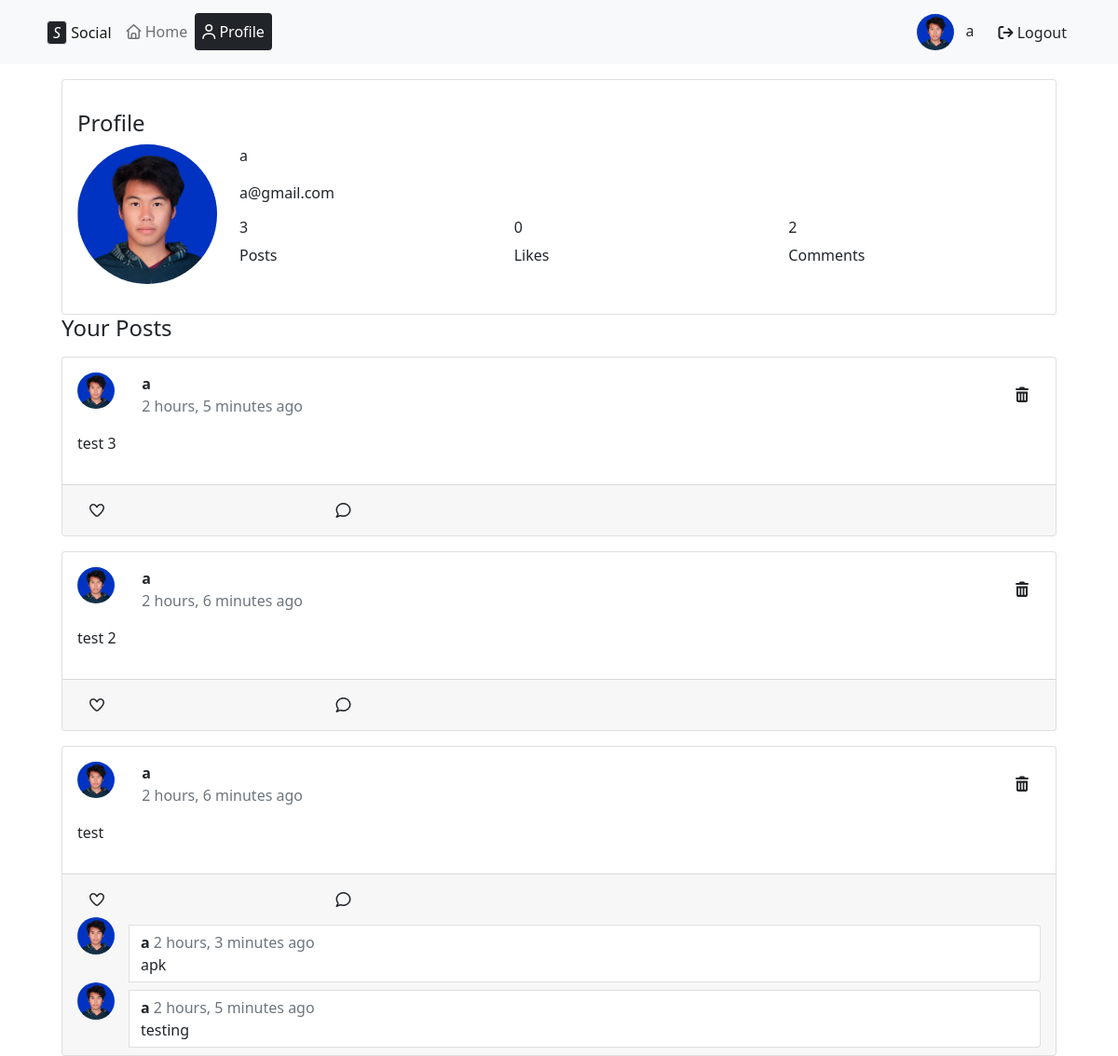
Page /profile/ (signed in) on the earlier database version.
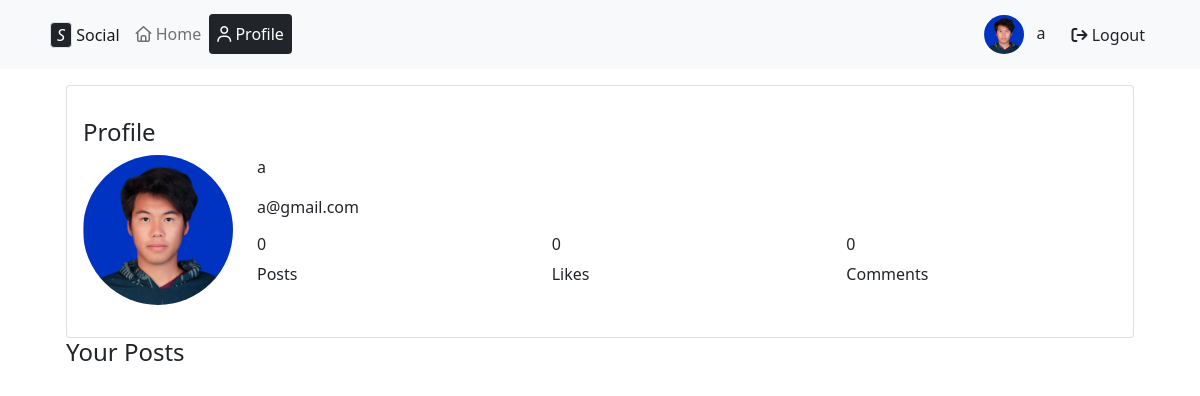
Same page on the later database version.
### project/models.py (models this page shows, shortened)
class Profile(models.Model):
    user = models.OneToOneField(User, on_delete=models.CASCADE, related_name='info')
    profile = models.ImageField(upload_to='profiles/', blank=True, null=True)

class Post(models.Model):
    user = models.ForeignKey(User, on_delete=models.CASCADE, related_name='posts')
    description = models.TextField()
    image = models.ImageField(upload_to='post/images', blank=True, null=True)
    video = models.FileField(upload_to='post/videos', blank=True, null=True)
    date = models.DateTimeField(auto_now=True)
    @property
    def post_get_likes(self):
        return self.likes.filter(is_like=True)
    @property
    def post_get_comments(self):
        return self.comments.all().order_by('-date')

class Comment(models.Model):
    user = models.ForeignKey(User, on_delete=models.CASCADE, related_name='comments')
    post = models.ForeignKey(Post, on_delete=models.CASCADE, related_name='comments')
    comment= models.TextField()
    date = models.DateTimeField(auto_now=True)

### project/views.py (the view)
# urls.py: path('profile/', views.profile_view, name="profile-view"),
@login_required
def profile_view(request):
    posts = Post.objects.filter(user=request.user).annotate(
    liked_by_user=Count(
        'likes',
        filter=Q(likes__user=request.user, likes__is_like=True)
    )
).order_by('-date')
    total_likes = sum(p.likes.count() for p in posts)
    total_comments = sum(p.comments.count() for p in posts)
    return render(request, 'profile/index.html', context={"posts": posts, "total_likes": total_likes, "total_comments": total_comments,})

### project/templatetags/nav_tags.py (called while the page is built)
@register.simple_tag(takes_context=True)
def url_name_in(context, *names):
    try:
        current = context['request'].resolver_match.url_name
        return current in names
    except (AttributeError, KeyError):
        return False

### project/templates/profile/index.html (shortened to what this page needs)
{% extends 'base.html' %}
{% load static %}
{% block content %}
<div class="container">
    <div class="card mx-4 mt-3 py-3">
        <div class="card-body">
            <h4>Profile</h4>
            <div class="row">
                <div class="col-auto">
                    {% if not request.user.info.profile %}
                    <img src="{% static 'logo/profile_logo.png' %}" class="rounded-circle" width="150" height="150" alt="Profile">
                    {% else %}
                    <img src="{{ request.user.info.profile.url }}" class="rounded-circle" width="150" height="150" alt="Profile">
                    {% endif %}
                </div>
                <div class="col">
                    <p>{{ request.user.username }}</p>
                    <p>{{ request.user.email }}</p>
                    <div class="row">
                        <div class="col">
                            <h6>{{request.user.posts.count}}</h6>
                            <p>Posts</p>
                        </div>
                        <div class="col">
                            <h6>{{ total_likes }}</h6>
                            <p>Likes</p>
                        </div>
                        <div class="col">
                            <h6>{{ total_comments }}</h6>
                            <p>Comments</p>
                        </div>
                    </div>
                </div>
            </div>
        </div>
    </div>
    <h4 class="mx-4">Your Posts</h4>
    {% for post in posts %}
    <div class="card mx-4 mt-3">
        <div class="card-titile mx-3 mt-3">
            <div class="d-flex justify-content-between align-items-center">
                <div class="row">
                    <div class="col-3">
                        {% if post.user.info.profile %}
                        <img src="{{ post.user.info.profile.url }}" width="40" class="rounded-circle me-3">
                        {% else %}
                        <img src="{% static 'logo/profile_logo.png' %}" class="rounded-circle me-2" width="40">
                        {% endif %}
                    </div>
                    <div class="col"><strong>{{ post.user.username}}</strong>
                        <br><span class="text-secondary">{{ post.date|timesince }} ago</span>
                    </div>
                </div>
                {% if request.user == post.user %}
                <a href="{% url 'website:profile-post-delete' post.id %}" class="btn"><i class="fa-solid fa-trash-can"></i></a>
                {% endif %}
            </div>
        </div>
        <div class="card-body">
            <p>{{ post.description}}</p>
        </div>
        <div class="card-footer">
            <div class="row">
                <div class="col-3">
                    <a class="btn" {% if request.user.is_authenticated %} hx-get="{% url 'website:profile-like-view' post.id %}"  hx-target="#post-card-{{post.id}}" hx-swap="outerHTML" {% endif %}>
                        {% if post.liked_by_user %}
                        <i class="fa-solid fa-heart text-danger"></i>
                        {% else %}
                        <i class="fa-regular fa-heart"></i>
                        {% endif %}
                    </a>
                </div>
                <div class="col-2"><a class="btn {% if request.user.is_authenticated %} comment_btn {% endif %}"><i class="fa-regular fa-comment"></i></a></div>
            </div>
            <div class="comment-section" id="post-card-{{post.id}}">
                <div class="comments-container">
            {% for comment in post.post_get_comments %}
            <div class="input-group">
                    {% if comment.user.info.profile %}
                        <img src="{{ comment.user.info.profile.url }}" width="40" height="40" class="rounded-circle me-3">
                        {% else %}
                        <img src="{% static 'logo/profile_logo.png' %}" width="40" height="40" class="rounded-circle me-3">
                        {% endif %}
                    <div class="card mt-2 form-control">
                        <div >
                            <strong>{{comment.user.username}} </strong><span class="text-secondary">{{ comment.date|timesince }} ago</span><br>
                            {{ comment.comment }}
                        </div>
                    </div>
                    </div>
                {% endfor %}
                </div>
            </div>
        </div>
    </div>
    {% endfor %}
</div>
{% endblock %}

### project/templates/base.html (shortened to what this page needs)
{% load static %}
<!DOCTYPE html>
<html lang="en">
<head>
    <link href="{% static 'css/bootstrap.min.css' %}" rel="stylesheet">
    <link rel="stylesheet" href="{% static 'css/style.css' %}">
    <link rel="stylesheet" href="{% static 'css/all.min.css' %}">
</head>
<body>
    {% include 'base/header.html' %}
    {% block content%}
    {% endblock %}
</body>
</html>

### project/templates/base/header.html (shortened to what this page needs)
{% load static %}
{% load nav_tags %}
{% url_name_in 'index' as is_index_page %}
{% url_name_in 'profile-view' as is_profile_page %}
<nav class="navbar navbar-expand-lg navbar-light bg-light">
    <div class="container">
        <div class="collapse navbar-collapse" id="navbarTogglerDemo01">
            <ul class="navbar-nav me-auto mb-2 mb-lg-0">
                <li class="nav-item">
                    <a class="nav-link active" aria-current="page" href="{% url 'website:index' %}">
                         <span class="icon-span bg-dark rounded border d-inline-flex justify-content-center align-items-center">
                            <div style="width: 20px" class="text-center"><i class="fa-light fa-s text-white"></i></div>
                        </span> Social</a>
                </li>
                <li class="nav-item">
                    <a class="nav-link {% if is_index_page %}bg-dark text-white rounded {% endif %}" aria-current="page" href="{% url 'website:index' %}"><i class="fa-regular fa-house"></i> Home</a>
                </li>
                {% if request.user.is_authenticated %}
                <li class="nav-item">
                    <a class="nav-link {% if is_profile_page %}bg-dark text-white rounded {% endif %}" href="{% url 'website:profile-view' %}"><i class="fa-regular fa-user"></i> Profile</a>
                </li>
                {% endif %}
            </ul>
            <ul class="navbar-nav ms-auto mb-2 mb-lg-0">
                {% if not request.user.is_authenticated %}
                <li class="nav-item me-2">
                    <a class="btn btn-outline-primary" href="{% url 'website:login-view' %}">Login</a>
                </li>
                <li class="nav-item">
                    <a class="btn btn-primary" href="{% url 'website:register-view' %}">Register</a>
                </li>
                {% else %}
                <li class="nav-item">
                    <a class="btn">
                    {% if request.user.info.profile %}
                    <img src="{{request.user.info.profile.url}}" class="rounded-circle me-2" width="40">
                    {% else %}
                        <img src="{% static 'logo/profile_logo.png' %}" class="rounded-circle me-2" width="40">
                    {% endif %}
                    {{request.user.username}}
                    </a>
                </li>
                <li class="nav-item">
                    <a class="btn mt-2" href="{% url 'website:logout-view' %}"><i class="fa-solid fa-arrow-right-from-bracket"></i> Logout</a>
                </li>
                {% endif %}
            </ul>
        </div>
    </div>
</nav>

Differences in the rows shown:
removed Post: user.info.profile (picture), user.username "a", date "2 hours, 5 minutes", description "test 3"
removed Post: user.info.profile (picture), user.username "a", date "2 hours, 6 minutes", description "test 2"
removed Post: user.info.profile (picture), user.username "a", date "2 hours, 6 minutes", description "test"
removed Comment: user.info.profile (picture), user.username "a", date "2 hours, 3 minutes", comment "apk"
removed Comment: user.info.profile (picture), user.username "a", date "2 hours, 5 minutes", comment "testing"
Other differences:
{{ request.user.posts.count }}: "3" → "0"
{{ total_comments }}: "2" → "0"
